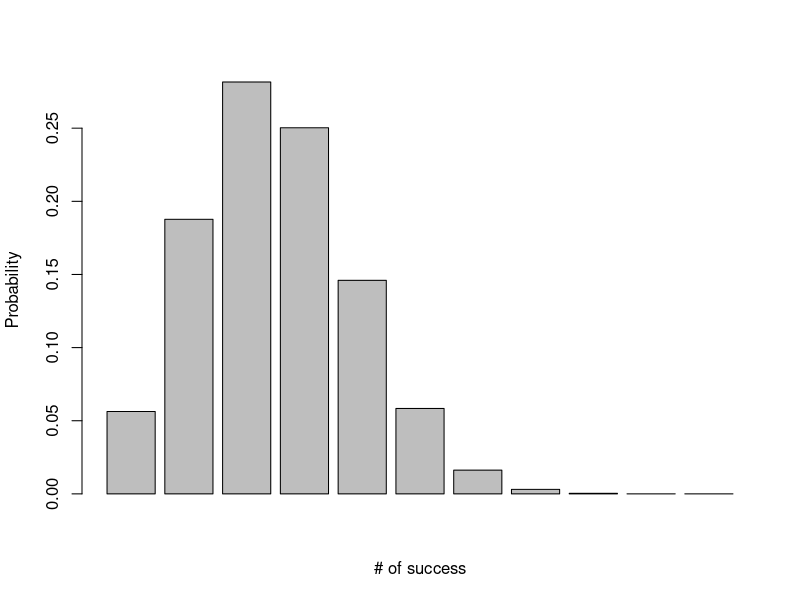
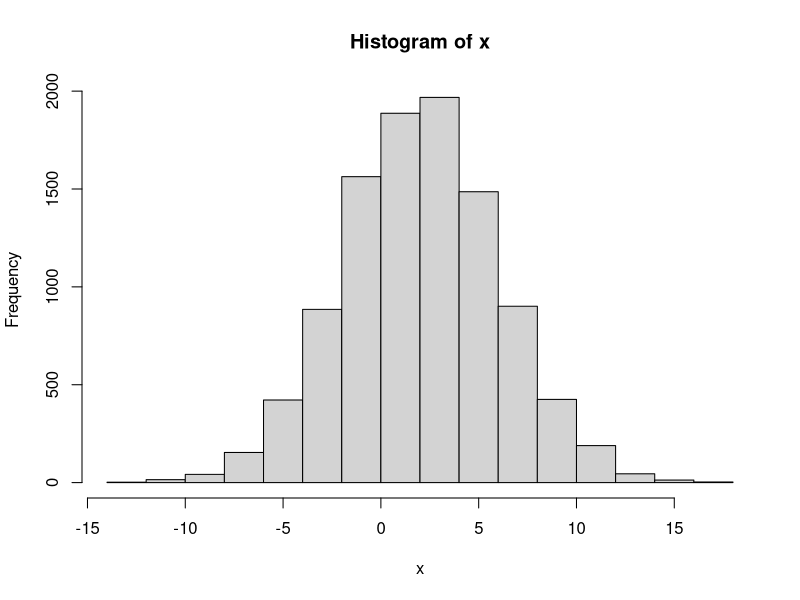
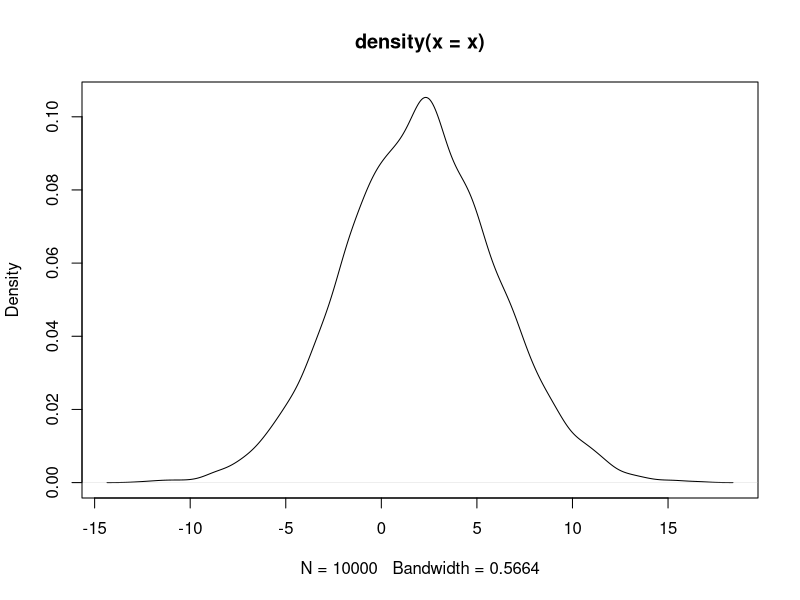

Here is the R script that generated these plots, in order:
## ---- chunk 1
knitr::opts_chunk$set(echo = TRUE, comment = "##", collapse = TRUE, message = FALSE, warning = FALSE)
## ---- chunk 2
p <- 0.25; n <- 10

barplot(dbinom(0:10, n, p),
        xlab = "# of success", ylab = "Probability")
## ---- chunk 3
pnorm(1.96, lower.tail = FALSE)   # P(Z > 1.96)，1.96 右尾面積
qnorm(0.05, lower.tail = FALSE)   # 右尾 0.05 對應的臨界值（約 1.645）
## ---- chunk 4
x <- rnorm(10000, 2, 4)   # 從 N(2, sd=4) 抽一萬個值

hist(x)                   # 直方圖：看樣本分佈形狀
plot(density(x))          # 核密度估計：平滑版的分佈曲線
